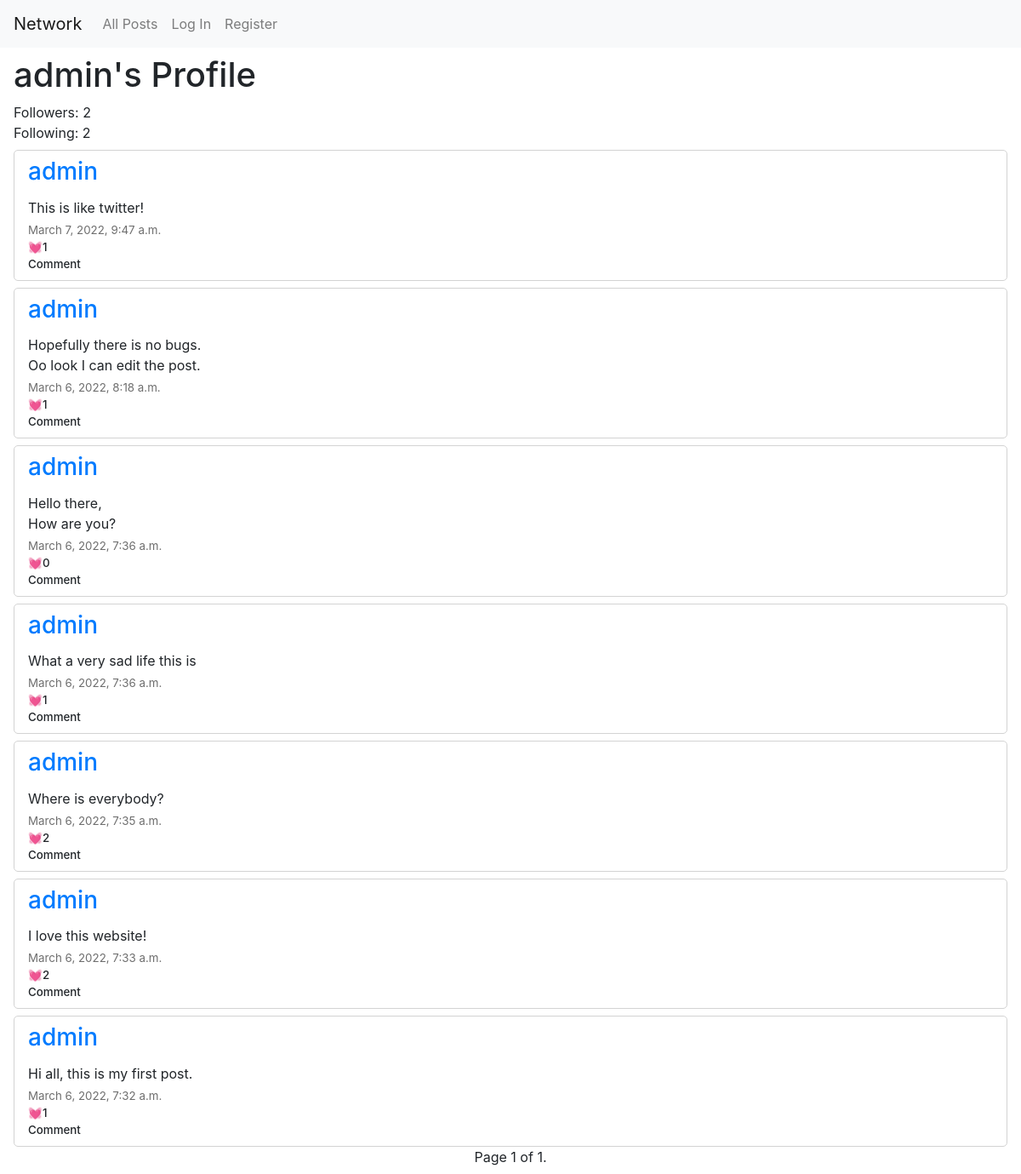
The app's page /user/admin, older data.
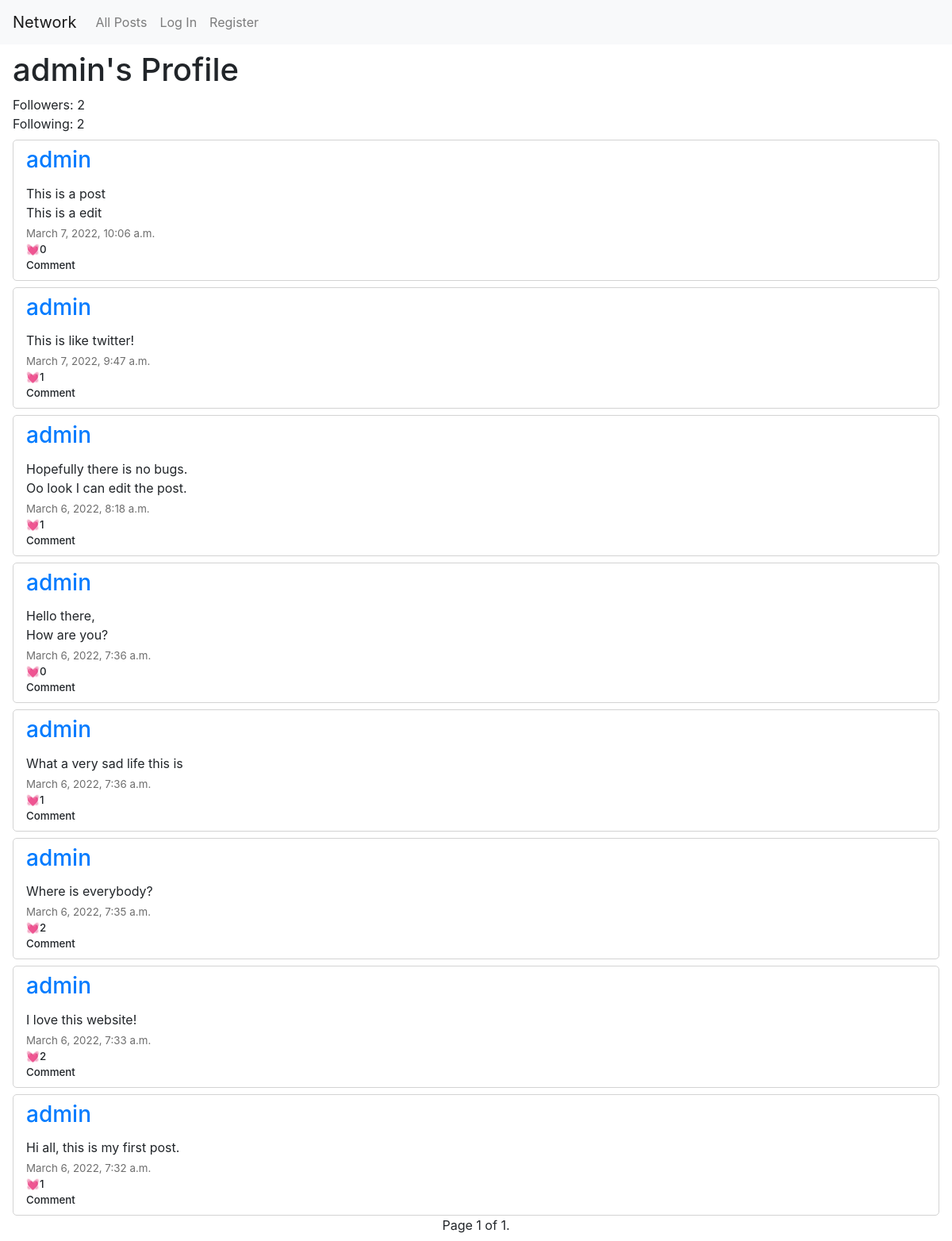
The same page, newer data.
### network/models.py (models this page shows, shortened)
class Post(models.Model):
    user = models.ForeignKey("User", on_delete=models.CASCADE, related_name="posts")
    body = models.TextField(blank=True)
    timestamp = models.DateTimeField(auto_now_add=True)
    likes = models.ManyToManyField(User)

class User(AbstractUser):
    def __str__(self):
        return f"ID:{self.id} - {self.username} | {self.email}"

### network/views.py (the view)
# urls.py: path("user/<str:profile>", views.profile, name="profile"),
def profile(request, profile):
    user = User.objects.get(username=profile)
    follower = Follower.objects.get(user=user)
    followers = follower.followers.all()
    following = Follower.objects.filter(followers=user)
    print(following)
    posts = Post.objects.filter(user=user).order_by("-timestamp").all()
    pages = Paginator(posts, 10)
    page_number = request.GET.get('page')
    page_obj = pages.get_page(page_number)
    return render(request, "network/user.html", {
        "profile": user,
        "page_obj": page_obj,
        "followers": followers,
        "following": following,
    })

### network/models.py (called while the page is built)
    def __str__(self):
        return f"{self.user}"

### network/templates/network/user.html (shortened to what this page needs)
{% extends "network/layout.html" %}
{% load static %}
{% block body %}
<div id="heading">
<h1>{{ profile.username }}'s Profile</h1>
</div>
<div id="userDetails">
    <div id="followers">Followers: <span id="followersCount">{{ followers.count }}</span>  </div>
    <div id="following">Following: <span id="followingCount">{{ following.count }}</span> </div>
</div>
<div id="posts">
    {% for post in page_obj %}
    <div id="{{ post.id  }}" class="post">
        <div class="postName"><a href="{% url 'profile' post.user.username %}"><h3>{{ post.user.username }}</h3></a></div>
        <div class="postText">{{ post.body }}</div>
        <div class="postTimestamp">{{ post.timestamp }}</div>
        <div class="postLikes"><span class="like">{% if user in post.likes.all %}&#128148;{% else %}&#128147;{% endif %}</span><div class="likes">{{ post.likes.count }}</div></div>
        <div class="postComment">Comment</div>
    </div>
    {% endfor %}
</div>
<div class="pagination">
    <span class="step-links">
        <span class="current">
            Page {{ page_obj.number }} of {{ page_obj.paginator.num_pages }}.
        </span>
    </span>
</div>
{% endblock %}

Row changes from the older to the newer data that the page shows:
added Post: user.username "admin", body "This is a post This is a edit", timestamp "March 7, 2022, 10:06 a.m.", likes.count "0"
